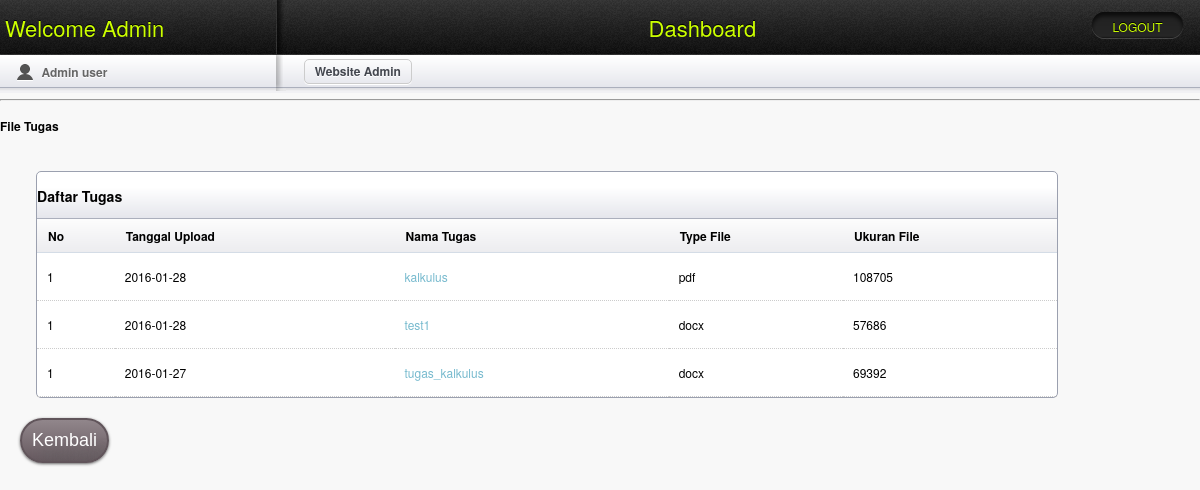
The page /admin/act_jawab.php on the database its author committed.
### tables this page shows
CREATE TABLE IF NOT EXISTS `download_tugas` (
  `ID_tugas` int(3) NOT NULL auto_increment,
  `Nama_file` varchar(50) NOT NULL,
  `Tanggal` date NOT NULL,
  `Type_file` varchar(7) NOT NULL,
  `Ukuran_file` varchar(20) NOT NULL,
  `Nama_folder` varchar(100) NOT NULL,
  PRIMARY KEY  (`ID_tugas`)
);

### admin/act_jawab.php (the view, shortened to what this page needs)
<!doctype html>
<html lang="en">
<head>
	<link rel="stylesheet" href="css/layout.css" type="text/css" media="screen" />
</head>
<body>
	<header id="header">
		<hgroup>
			<h1 class="site_title"><a href="admin.php">Welcome Admin</a></h1>
			<h2 class="section_title">Dashboard</h2><div class="btn_view_site"><a href="../logout.php">LOGOUT</a></div>
		</hgroup>
	</header>
	<section id="secondary_bar">
		<div class="user">
			<p>Admin user</p>
		</div>
		<div class="breadcrumbs_container">
			<article class="breadcrumbs"><a href="#">Website Admin</a></article>
		</div>
	</section>
	<aside class="column">
		<hr/>
<?php
	switch($_GET['doquestion']){
	default:
?>
	<h4 class="alert_info">File Tugas</h4>
		<article class="module width_3_quarter">
		<header><h3 class="tabs_involved">Daftar Tugas</h3></header>
		<div id="tab1" class="tab_content" style="display: block;">
		<table class="tablesorter" cellspacing="0">
		<thead>
			<tr>
				<th class="header">No</th>
				<th class="header">Tanggal Upload</th>
				<th class="header">Nama Tugas</th>
				<th class="header">Type File</th>
				<th class="header">Ukuran File</th>
			</tr>
		</thead>
		<tbody>
	<?php
		$sql = mysql_query("SELECT * FROM download_tugas ORDER BY ID_tugas DESC");
		$no =  1;
		if(mysql_num_rows($sql) > 0){
					while($data = mysql_fetch_assoc($sql)){
						echo "<tr>";
						echo "<td>$no </td>";
						echo "<td>$data[Tanggal]</td>";
						echo "<td><a href=../jawaban/$data[Nama_folder]>$data[Nama_file]</a></td>";
						echo "<td>$data[Type_file]</td>";
						echo "<td>$data[Ukuran_file]</td>";
					}
				}
				?>
		</tbody>
		</table>
		</div>
		</article>
        <br class="clear" />
			<input class="button" type="button" value="Kembali" onClick=location.href="admin.php">
	<?php break; }?>
	</aside>
	</body>
</html>

### admin/css/layout.css (style rules this page uses)
html, div, map, dt, isindex, form, header, aside, section, section, article, footer { display: block; }
.button { margin-top: 20px; margin-left: 20px; float: left; font-family: Arial; color: #ffffff; font-size: 18px; padding: 10px; text-decoration: none; -webkit-border-radius: 28px; -moz-border-radius: 28px; -webkit-box-shadow: 0px 1px 3px #666666; -moz-box-shadow: 0px 1px 3px #666666; text-shadow: 10px 15px 11px #666666; border: solid #61555b 2px; background: -webkit-gradient(linear, 0 0, 0 100%, from(#91868b), to(#66595f)); background: -moz-linear-gradient(top, #91868b, #66595f); -ms-filter: progid:DXImageTransform.Microsoft.gradient(startColorStr=#91868b, endColorStr=#66595f); filter: progid:DXImageTransform.Microsoft.gradient(startColorStr=#91868b, endColorStr=#66595f); display:inline-block; }
in html, body { height: 100%; margin: 0; padding: 0; font-family: "Helvetica Neue", Helvetica, Arial, Verdana, sans-serif; background: #F8F8F8; font-size: 12px; }
a:link, a:visited { color: #77BACE; text-decoration: none; }
header#header { height: 55px; width: 100%; background: #222222 url(../images/header_bg.png) repeat-x; }
header#header h1.site_title, header#header h2.section_title { float: left; margin: 0; font-size: 22px; display: block; width: 23%; height: 55px; font-weight: normal; text-align: left; text-indent: 1.8%; line-height: 55px; color: #ccff00; text-shadow: 0 -1px 0 #000; }
header#header h1.site_title a { color: #ccff00; text-decoration: none; }
header#header h2.section_title { text-align: center; text-indent: 4.5%; width: 68%; background: url(../images/header_shadow.png) no-repeat left top; }
.btn_view_site { float: left; width: 9%; }
.btn_view_site a { display: block; margin-top: 12px; width: 91px; height: 27px; background: url(../images/btn_view_site.png) no-repeat; text-align: center; line-height: 29px; color: #ccff00; text-decoration: none; text-shadow: 0 -1px 0 #000; }
section#secondary_bar { height: 38px; width: 100%; background: #F1F1F4 url(../images/secondary_bar.png) repeat-x; }
section#secondary_bar .user { float: left; width: 23%; height: 38px; }
.user p { margin: 0; padding: 0; color: #666666; font-weight: bold; display: block; float: left; width: 85%; height: 35px; line-height: 35px; text-indent: 25px; text-shadow: 0 1px 0 #fff; background: url(../images/icn_user.png) no-repeat center left; margin-left: 6%; }
section#secondary_bar .breadcrumbs_container { float: left; width: 77%; background: url(../images/secondary_bar_shadow.png) no-repeat left top; height: 38px; }
article.breadcrumbs { float: left; padding: 0 10px; border: 1px solid #ccc; -webkit-border-radius: 5px; -moz-border-radius: 5px; border-radius: 5px; -webkit-box-shadow: 0 1px 0 #fff; -moz-box-shadow: 0 1px 0 #fff; box-shadow: 0 1px 0 #fff; height: 23px; margin: 4px 3%; }
.breadcrumbs a { display: inline-block; float: left; height: 24px; line-height: 23px; }
.breadcrumbs a:link, .breadcrumbs a:visited { color: #44474F; text-decoration: none; text-shadow: 0 1px 0 #fff; font-weight: bold; }
.module { border: 1px solid #9BA0AF; width: 100%; margin: 20px 3% 0 3%; margin-top: 20px; -webkit-border-radius: 5px; -moz-border-radius: 5px; border-radius: 5px; background: #ffffff; }
.module header { height: 38px; width: 100%; background: #F1F1F4 url(../images/secondary_bar.png) repeat-x; -webkit-border-top-left-radius: 5px; -webkit-border-top-right-radius: 5px; -moz-border-radius-topleft: 5px; -moz-border-radius-topright: 5px; border-top-left-radius: 5px; border-top-right-radius: 5px; }
.width_3_quarter { width: 85%; margin-right: 0; float: left; }
.tablesorter { width: 100%; margin: -5px 0 0 0; }
.tablesorter td { margin: 0; padding: 0; border-bottom: 1px dotted #ccc; }
.tablesorter thead tr { height: 34px; background: url(../images/table_sorter_header.png) repeat-x; text-align: left; text-indent: 10px; cursor: pointer; }
.tablesorter td { padding: 15px 10px; }

### rows shown on the page
download_tugas: no "1", Tanggal "2016-01-28", Nama_file "kalkulus", Type_file "pdf", Ukuran_file "108705"
download_tugas: no "1", Tanggal "2016-01-28", Nama_file "test1", Type_file "docx", Ukuran_file "57686"
download_tugas: no "1", Tanggal "2016-01-27", Nama_file "tugas_kalkulus", Type_file "docx", Ukuran_file "69392"
